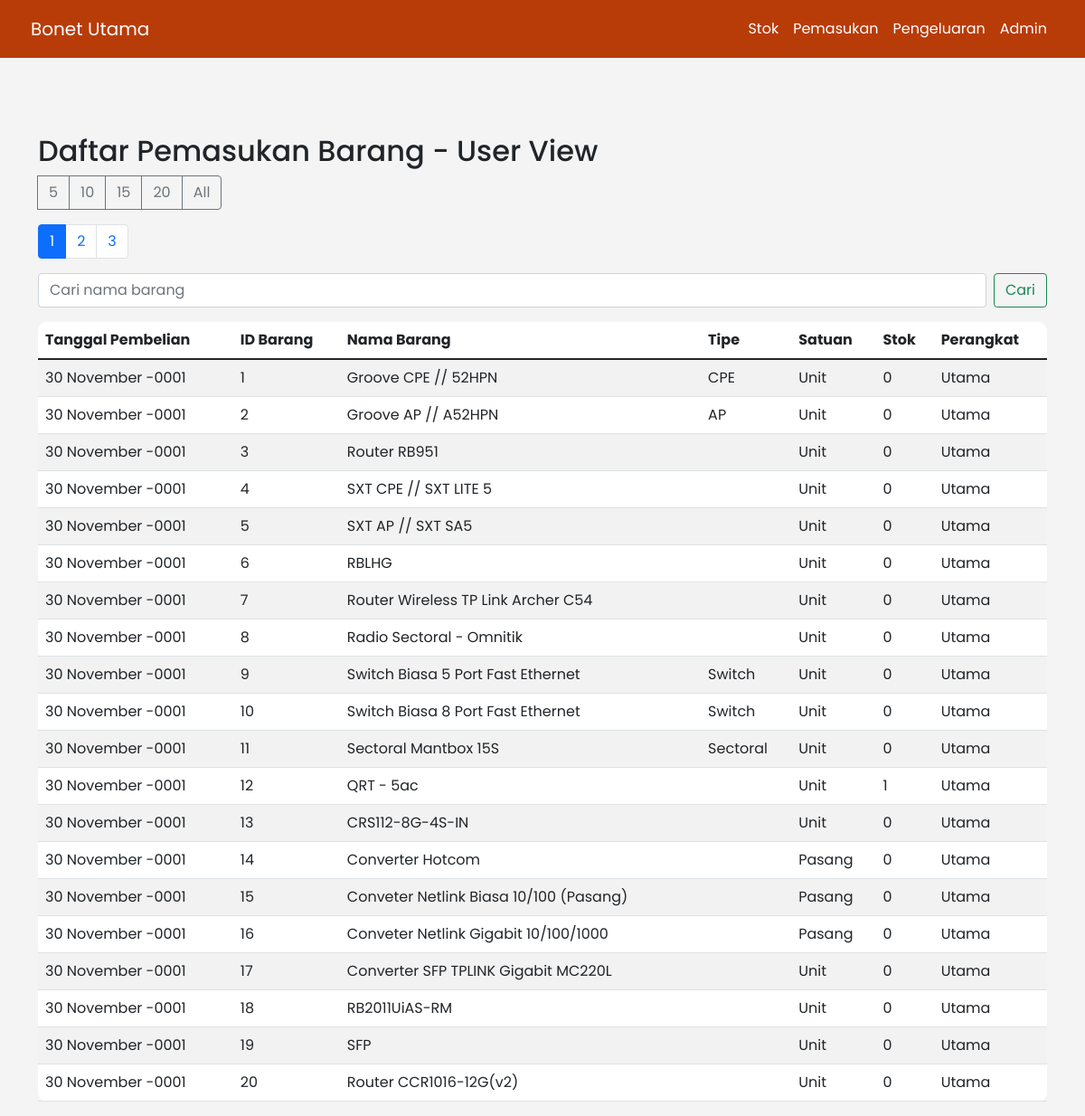
/pemasukan.php, run on the app's committed database.
### tables this page shows
CREATE TABLE `tb_pemasukan_barang` (
  `Tanggal_Pembelian` date NOT NULL,
  `ID_Barang` int(50) NOT NULL,
  `Nama_Barang` varchar(255) NOT NULL,
  `Tipe` varchar(255) NOT NULL,
  `Satuan` varchar(255) NOT NULL,
  `Stok` int(50) NOT NULL,
  `Perangkat` varchar(255) NOT NULL
);

### pemasukan.php (the view, shortened to what this page needs)
<?php
include('koneksi.php');
$search = isset($_GET['search']) ? $_GET['search'] : '';
$total_query = "SELECT COUNT(*) as total FROM tb_pemasukan_barang WHERE Nama_Barang LIKE '%$search%'";
$total_result = $conn->query($total_query);
$total_row = $total_result->fetch_assoc();
$total = $total_row['total'];
$limit = isset($_SESSION['limit']) ? (int)$_SESSION['limit'] : 25;
$page = isset($_GET['page']) ? (int)$_GET['page'] : 1;
$offset = ($page - 1) * $limit;
$query = "SELECT * FROM tb_pemasukan_barang WHERE Nama_Barang LIKE '%$search%' LIMIT $limit OFFSET $offset";
$result = $conn->query($query);
?>
<!DOCTYPE html>
<html lang="en">
<head>
    <link href="https://cdn.jsdelivr.net/npm/bootstrap@5.1.3/dist/css/bootstrap.min.css" rel="stylesheet">
</head>
<body>
<nav class="navbar navbar-expand-lg navbar-custom fixed-top">
        <div class="container p-1">
            <a class="navbar-brand" href="index.php">Bonet Utama</a>
            <div class="collapse navbar-collapse" id="navbarNav">
                <ul class="navbar-nav ms-auto">
                    <li class="nav-item">
                        <a class="nav-link active" aria-current="page" href="index.php">Stok</a>
                    </li>
                    <li class="nav-item">
                        <a class="nav-link" href="pemasukan.php">Pemasukan</a>
                    </li>
                    <li class="nav-item">
                        <a class="nav-link" href="pengeluaran.php">Pengeluaran</a>
                    </li>
                    <li class="nav-item">
                        <a class="nav-link" href="login.php">Admin</a>
                    </li>
                </ul>
            </div>
        </div>
    </nav>
    <div class="container mt-5">
        <h2>Daftar Pemasukan Barang - User View</h2>
        <div class="actions mb-3">
            <form method="GET" action="pemasukan.php" class="d-inline">
                <div class="btn-group" role="group">
                    <button type="submit" name="limit" value="5" class="btn btn-outline-secondary">5</button>
                    <button type="submit" name="limit" value="10" class="btn btn-outline-secondary">10</button>
                    <button type="submit" name="limit" value="15" class="btn btn-outline-secondary">15</button>
                    <button type="submit" name="limit" value="20" class="btn btn-outline-secondary">20</button>
                    <button type="submit" name="limit" value="all" class="btn btn-outline-secondary">All</button>
                </div>
            </form>
        </div>
        <nav aria-label="Page navigation example">
            <ul class="pagination">
                <?php
                $total_pages = ceil($total / $limit);
                for ($i = 1; $i <= $total_pages; $i++): ?>
                    <li class="page-item <?= $i == $page ? 'active' : '' ?>">
                        <a class="page-link" href="pemasukan.php?page=<?= $i ?>&limit=<?= $limit ?>&search=<?= htmlspecialchars($search) ?>"><?= $i ?></a>
                    </li>
                <?php endfor; ?>
            </ul>
        </nav>
        <form class="d-flex mb-3" method="GET" action="pemasukan.php">
            <input class="form-control me-2" type="search" placeholder="Cari nama barang" aria-label="Search" name="search" value="<?= htmlspecialchars($search) ?>">
            <button class="btn btn-outline-success" type="submit">Cari</button>
        </form>
        <table class="table table-striped">
            <thead>
                <tr>
                    <th>Tanggal Pembelian</th>
                    <th>ID Barang</th>
                    <th>Nama Barang</th>
                    <th>Tipe</th>
                    <th>Satuan</th>
                    <th>Stok</th>
                    <th>Perangkat</th>
                </tr>
            </thead>
            <tbody>
                <?php while ($row = $result->fetch_assoc()): ?>
                <tr>
                <?php
                $tanggal = date("d F Y", strtotime($row['Tanggal_Pembelian']));
                ?>
                <td><?= htmlspecialchars($tanggal) ?></td>
                    <td><?= htmlspecialchars($row['ID_Barang']) ?></td>
                    <td><?= htmlspecialchars($row['Nama_Barang']) ?></td>
                    <td><?= htmlspecialchars($row['Tipe']) ?></td>
                    <td><?= htmlspecialchars($row['Satuan']) ?></td>
                    <td><?= htmlspecialchars($row['Stok']) ?></td>
                    <td><?= htmlspecialchars($row['Perangkat']) ?></td>
                </tr>
                <?php endwhile; ?>
            </tbody>
        </table>
    </div>
</body>
</html>

### pemasukan.php (style rules this page uses)
body { font-family: 'Poppins', sans-serif; background-color: #f4f4f4; }
.navbar-custom { background-color: #B83C08; }
.navbar-custom .navbar-brand, .navbar-custom .nav-link { color: #fff; }
.container { padding-top: 100px; }
.table { background-color: #fff; padding: 20px; border-radius: 10px; }

### data on the page
tb_pemasukan_barang: Tanggal_Pembelian "30 November -0001", ID_Barang "1", Nama_Barang "Groove CPE // 52HPN", Tipe "CPE", Satuan "Unit", Stok "0", Perangkat "Utama"
tb_pemasukan_barang: Tanggal_Pembelian "30 November -0001", ID_Barang "2", Nama_Barang "Groove AP // A52HPN", Tipe "AP", Satuan "Unit", Stok "0", Perangkat "Utama"
tb_pemasukan_barang: Tanggal_Pembelian "30 November -0001", ID_Barang "3", Nama_Barang "Router RB951", Satuan "Unit", Stok "0", Perangkat "Utama"
tb_pemasukan_barang: Tanggal_Pembelian "30 November -0001", ID_Barang "4", Nama_Barang "SXT CPE // SXT LITE 5", Satuan "Unit", Stok "0", Perangkat "Utama"
tb_pemasukan_barang: Tanggal_Pembelian "30 November -0001", ID_Barang "5", Nama_Barang "SXT AP // SXT SA5", Satuan "Unit", Stok "0", Perangkat "Utama"
tb_pemasukan_barang: Tanggal_Pembelian "30 November -0001", ID_Barang "6", Nama_Barang "RBLHG", Satuan "Unit", Stok "0", Perangkat "Utama"
tb_pemasukan_barang: Tanggal_Pembelian "30 November -0001", ID_Barang "7", Nama_Barang "Router Wireless TP Link Archer C54", Satuan "Unit", Stok "0", Perangkat "Utama"
tb_pemasukan_barang: Tanggal_Pembelian "30 November -0001", ID_Barang "8", Nama_Barang "Radio Sectoral - Omnitik", Satuan "Unit", Stok "0", Perangkat "Utama"
tb_pemasukan_barang: Tanggal_Pembelian "30 November -0001", ID_Barang "9", Nama_Barang "Switch Biasa 5 Port Fast Ethernet", Tipe "Switch", Satuan "Unit", Stok "0", Perangkat "Utama"
tb_pemasukan_barang: Tanggal_Pembelian "30 November -0001", ID_Barang "10", Nama_Barang "Switch Biasa 8 Port Fast Ethernet", Tipe "Switch", Satuan "Unit", Stok "0", Perangkat "Utama"
tb_pemasukan_barang: Tanggal_Pembelian "30 November -0001", ID_Barang "11", Nama_Barang "Sectoral Mantbox 15S", Tipe "Sectoral", Satuan "Unit", Stok "0", Perangkat "Utama"
tb_pemasukan_barang: Tanggal_Pembelian "30 November -0001", ID_Barang "12", Nama_Barang "QRT - 5ac", Satuan "Unit", Stok "1", Perangkat "Utama"
tb_pemasukan_barang: Tanggal_Pembelian "30 November -0001", ID_Barang "13", Nama_Barang "CRS112-8G-4S-IN", Satuan "Unit", Stok "0", Perangkat "Utama"
tb_pemasukan_barang: Tanggal_Pembelian "30 November -0001", ID_Barang "14", Nama_Barang "Converter Hotcom", Satuan "Pasang", Stok "0", Perangkat "Utama"
tb_pemasukan_barang: Tanggal_Pembelian "30 November -0001", ID_Barang "15", Nama_Barang "Conveter Netlink Biasa 10/100 (Pasang)", Satuan "Pasang", Stok "0", Perangkat "Utama"
tb_pemasukan_barang: Tanggal_Pembelian "30 November -0001", ID_Barang "16", Nama_Barang "Conveter Netlink Gigabit 10/100/1000", Satuan "Pasang", Stok "0", Perangkat "Utama"
tb_pemasukan_barang: Tanggal_Pembelian "30 November -0001", ID_Barang "17", Nama_Barang "Converter SFP TPLINK Gigabit MC220L", Satuan "Unit", Stok "0", Perangkat "Utama"
tb_pemasukan_barang: Tanggal_Pembelian "30 November -0001", ID_Barang "18", Nama_Barang "RB2011UiAS-RM", Satuan "Unit", Stok "0", Perangkat "Utama"
tb_pemasukan_barang: Tanggal_Pembelian "30 November -0001", ID_Barang "19", Nama_Barang "SFP", Satuan "Unit", Stok "0", Perangkat "Utama"
tb_pemasukan_barang: Tanggal_Pembelian "30 November -0001", ID_Barang "20", Nama_Barang "Router CCR1016-12G(v2)", Satuan "Unit", Stok "0", Perangkat "Utama"
